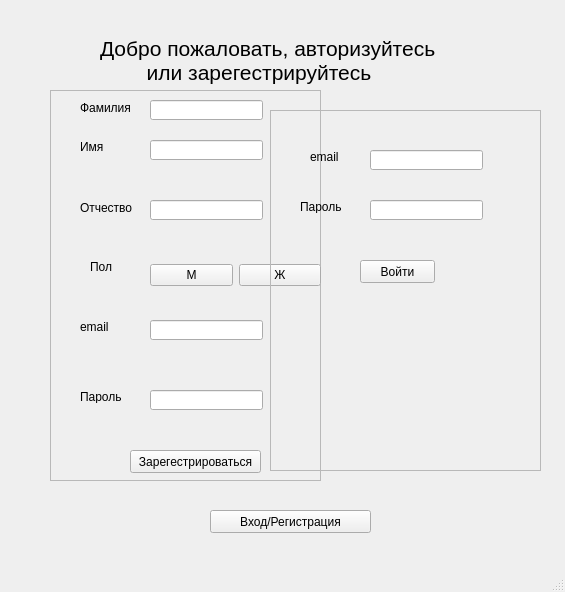
<?xml version="1.0" encoding="UTF-8"?>
<ui version="4.0">
 <class>MainWindow</class>
 <widget class="QMainWindow" name="MainWindow">
  <property name="geometry">
   <rect>
    <x>0</x>
    <y>0</y>
    <width>565</width>
    <height>592</height>
   </rect>
  </property>
  <property name="windowTitle">
   <string>MainWindow</string>
  </property>
  <widget class="QWidget" name="centralwidget">
   <widget class="QLabel" name="label_7">
    <property name="geometry">
     <rect>
      <x>100</x>
      <y>20</y>
      <width>441</width>
      <height>81</height>
     </rect>
    </property>
    <property name="font">
     <font>
      <pointsize>16</pointsize>
     </font>
    </property>
    <property name="text">
     <string>Добро пожаловать, авторизуйтесь
        или зарегестрируйтесь</string>
    </property>
   </widget>
   <widget class="QPushButton" name="pushButton_re_enter">
    <property name="geometry">
     <rect>
      <x>210</x>
      <y>510</y>
      <width>161</width>
      <height>23</height>
     </rect>
    </property>
    <property name="text">
     <string>Вход/Регистрация</string>
    </property>
   </widget>
   <widget class="QFrame" name="frame_reg">
    <property name="geometry">
     <rect>
      <x>50</x>
      <y>90</y>
      <width>271</width>
      <height>391</height>
     </rect>
    </property>
    <property name="frameShape">
     <enum>QFrame::StyledPanel</enum>
    </property>
    <property name="frameShadow">
     <enum>QFrame::Raised</enum>
    </property>
    <widget class="QPushButton" name="pushButton_reg">
     <property name="geometry">
      <rect>
       <x>80</x>
       <y>360</y>
       <width>131</width>
       <height>23</height>
      </rect>
     </property>
     <property name="text">
      <string>Зарегестрироваться</string>
     </property>
    </widget>
    <widget class="QLineEdit" name="lineEdit_password">
     <property name="geometry">
      <rect>
       <x>100</x>
       <y>300</y>
       <width>113</width>
       <height>20</height>
      </rect>
     </property>
    </widget>
    <widget class="QLabel" name="label_4">
     <property name="geometry">
      <rect>
       <x>40</x>
       <y>170</y>
       <width>47</width>
       <height>13</height>
      </rect>
     </property>
     <property name="text">
      <string>Пол</string>
     </property>
    </widget>
    <widget class="QWidget" name="horizontalLayoutWidget">
     <property name="geometry">
      <rect>
       <x>100</x>
       <y>170</y>
       <width>171</width>
       <height>30</height>
      </rect>
     </property>
     <layout class="QHBoxLayout" name="horizontalLayout">
      <item>
       <widget class="QPushButton" name="pushButton_male">
        <property name="text">
         <string>М</string>
        </property>
       </widget>
      </item>
      <item>
       <widget class="QPushButton" name="pushButton_female">
        <property name="text">
         <string>Ж</string>
        </property>
       </widget>
      </item>
     </layout>
    </widget>
    <widget class="QLabel" name="label_6">
     <property name="geometry">
      <rect>
       <x>30</x>
       <y>300</y>
       <width>47</width>
       <height>13</height>
      </rect>
     </property>
     <property name="text">
      <string>Пароль</string>
     </property>
    </widget>
    <widget class="QLineEdit" name="lineEdit_sec_name">
     <property name="geometry">
      <rect>
       <x>100</x>
       <y>110</y>
       <width>113</width>
       <height>20</height>
      </rect>
     </property>
    </widget>
    <widget class="QLineEdit" name="lineEdit_name">
     <property name="geometry">
      <rect>
       <x>100</x>
       <y>50</y>
       <width>113</width>
       <height>20</height>
      </rect>
     </property>
    </widget>
    <widget class="QLineEdit" name="lineEdit_mail">
     <property name="geometry">
      <rect>
       <x>100</x>
       <y>230</y>
       <width>113</width>
       <height>20</height>
      </rect>
     </property>
    </widget>
    <widget class="QLabel" name="label_5">
     <property name="geometry">
      <rect>
       <x>30</x>
       <y>230</y>
       <width>47</width>
       <height>13</height>
      </rect>
     </property>
     <property name="text">
      <string>email</string>
     </property>
    </widget>
    <widget class="QLabel" name="label">
     <property name="geometry">
      <rect>
       <x>30</x>
       <y>10</y>
       <width>61</width>
       <height>16</height>
      </rect>
     </property>
     <property name="text">
      <string>Фамилия</string>
     </property>
    </widget>
    <widget class="QLabel" name="label_3">
     <property name="geometry">
      <rect>
       <x>30</x>
       <y>110</y>
       <width>61</width>
       <height>16</height>
      </rect>
     </property>
     <property name="text">
      <string>Отчество</string>
     </property>
    </widget>
    <widget class="QLabel" name="label_2">
     <property name="geometry">
      <rect>
       <x>30</x>
       <y>50</y>
       <width>47</width>
       <height>13</height>
      </rect>
     </property>
     <property name="text">
      <string>Имя</string>
     </property>
    </widget>
    <widget class="QLineEdit" name="lineEdit_surname">
     <property name="geometry">
      <rect>
       <x>100</x>
       <y>10</y>
       <width>113</width>
       <height>20</height>
      </rect>
     </property>
    </widget>
   </widget>
   <widget class="QFrame" name="frame_enter">
    <property name="geometry">
     <rect>
      <x>270</x>
      <y>110</y>
      <width>271</width>
      <height>361</height>
     </rect>
    </property>
    <property name="frameShape">
     <enum>QFrame::StyledPanel</enum>
    </property>
    <property name="frameShadow">
     <enum>QFrame::Raised</enum>
    </property>
    <widget class="QPushButton" name="pushButton_enter">
     <property name="geometry">
      <rect>
       <x>90</x>
       <y>150</y>
       <width>75</width>
       <height>23</height>
      </rect>
     </property>
     <property name="text">
      <string>Войти</string>
     </property>
    </widget>
    <widget class="QLabel" name="label_password_enter">
     <property name="geometry">
      <rect>
       <x>30</x>
       <y>90</y>
       <width>47</width>
       <height>13</height>
      </rect>
     </property>
     <property name="text">
      <string>Пароль</string>
     </property>
    </widget>
    <widget class="QLineEdit" name="lineEdit_2">
     <property name="geometry">
      <rect>
       <x>100</x>
       <y>90</y>
       <width>113</width>
       <height>20</height>
      </rect>
     </property>
    </widget>
    <widget class="QLineEdit" name="lineEdit_email_enter">
     <property name="geometry">
      <rect>
       <x>100</x>
       <y>40</y>
       <width>113</width>
       <height>20</height>
      </rect>
     </property>
    </widget>
    <widget class="QLabel" name="label_8">
     <property name="geometry">
      <rect>
       <x>40</x>
       <y>40</y>
       <width>47</width>
       <height>13</height>
      </rect>
     </property>
     <property name="text">
      <string>email</string>
     </property>
    </widget>
   </widget>
  </widget>
  <widget class="QMenuBar" name="menubar">
   <property name="geometry">
    <rect>
     <x>0</x>
     <y>0</y>
     <width>565</width>
     <height>26</height>
    </rect>
   </property>
  </widget>
  <widget class="QStatusBar" name="statusbar"/>
 </widget>
 <resources/>
 <connections/>
</ui>
